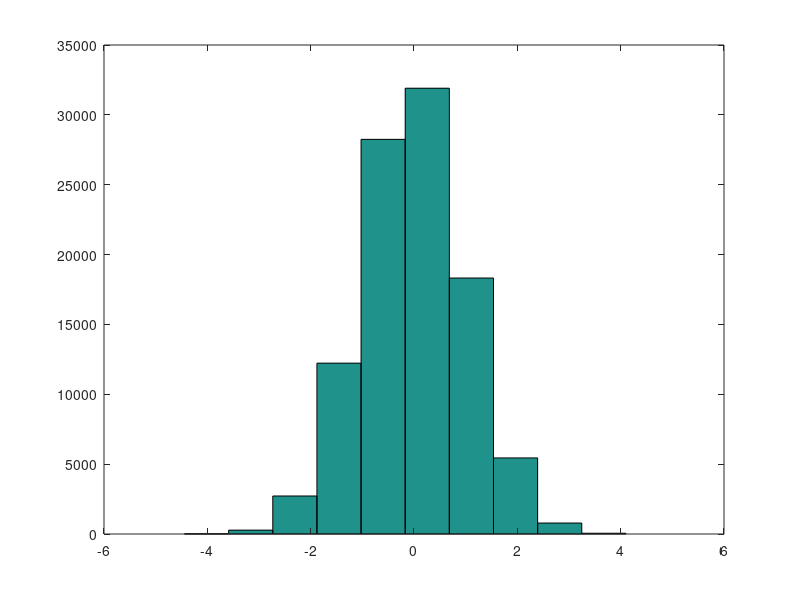

Write the MATLAB code that produced this figure.
clear all
close all
clc

N = 100000;%the number of the random variables
G = randn(1,N);%the generation of standard Gaussian numbers

mean_G = mean(G) %the mean of these Gaussian numbers
var_G = mean(G.*G)%the variance of these Gaussian numbers

hist(G,10)